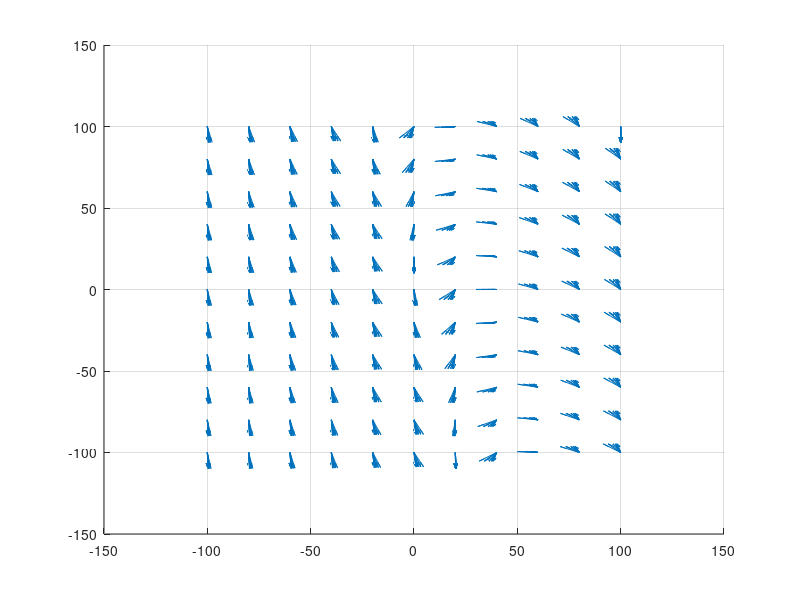

Write the MATLAB code that produced this figure.
clear;
clc;

len = 11;
[e,n,h] = meshgrid(linspace(-100,100,len),linspace(-100,100,len),linspace(-100,100,len));

chi_t = deg2rad(0);
Gamma_t = deg2rad(-80);
n_t=0;
e_t=0;
h_t=0;

e_lat = 20;
e_lon = 20;

chi_app = atan(1/e_lat * ( (n-n_t)*sin(chi_t) - (e-e_t)*cos(chi_t) ));

ne = n*cos(chi_t) - e*sin(chi_t);
ne_t = n_t*cos(chi_t) - e_t*sin(chi_t);
Gamma_app0 = atan(1/e_lon*( (ne-ne_t)*sin(Gamma_t) - (h-h_t)*cos(Gamma_t) ));
Gamma_app0 = Gamma_app0(:);
for i=1:length(Gamma_app0)
    if Gamma_app0(i) < Gamma_t
        Gamma_app(i) = 2/pi*min(abs(-pi/2-Gamma_t),abs(Gamma_t+Gamma_app0(i)))*Gamma_app0(i);
    else
        Gamma_app(i) = 2/pi*min(abs(pi/2-Gamma_t),abs(Gamma_t+Gamma_app0(i)))*Gamma_app0(i);
    end
end
Gamma_app = reshape(Gamma_app,[len,len,len]);

Gamma_l = Gamma_app + Gamma_t;
% Gamma_l1 = Gamma_l(:);
% Gamma_l1(Gamma_l1>pi/2) = pi/2;
% Gamma_l1(Gamma_l1<-pi/2) = -pi/2;
% Gamma_l = reshape(Gamma_l1,[len,len,len]);
chi_l = chi_app + chi_t;
le_n = cos(Gamma_l).*cos(chi_l);
le_e = cos(Gamma_l).*sin(chi_l);
le_h = sin(Gamma_l);

sc = 10;

figure('color','w'); hold on; grid on;
quiver3(e,n,h,sc*le_e,sc*le_n,sc*le_h,'autoscale','off');

view(90,0)